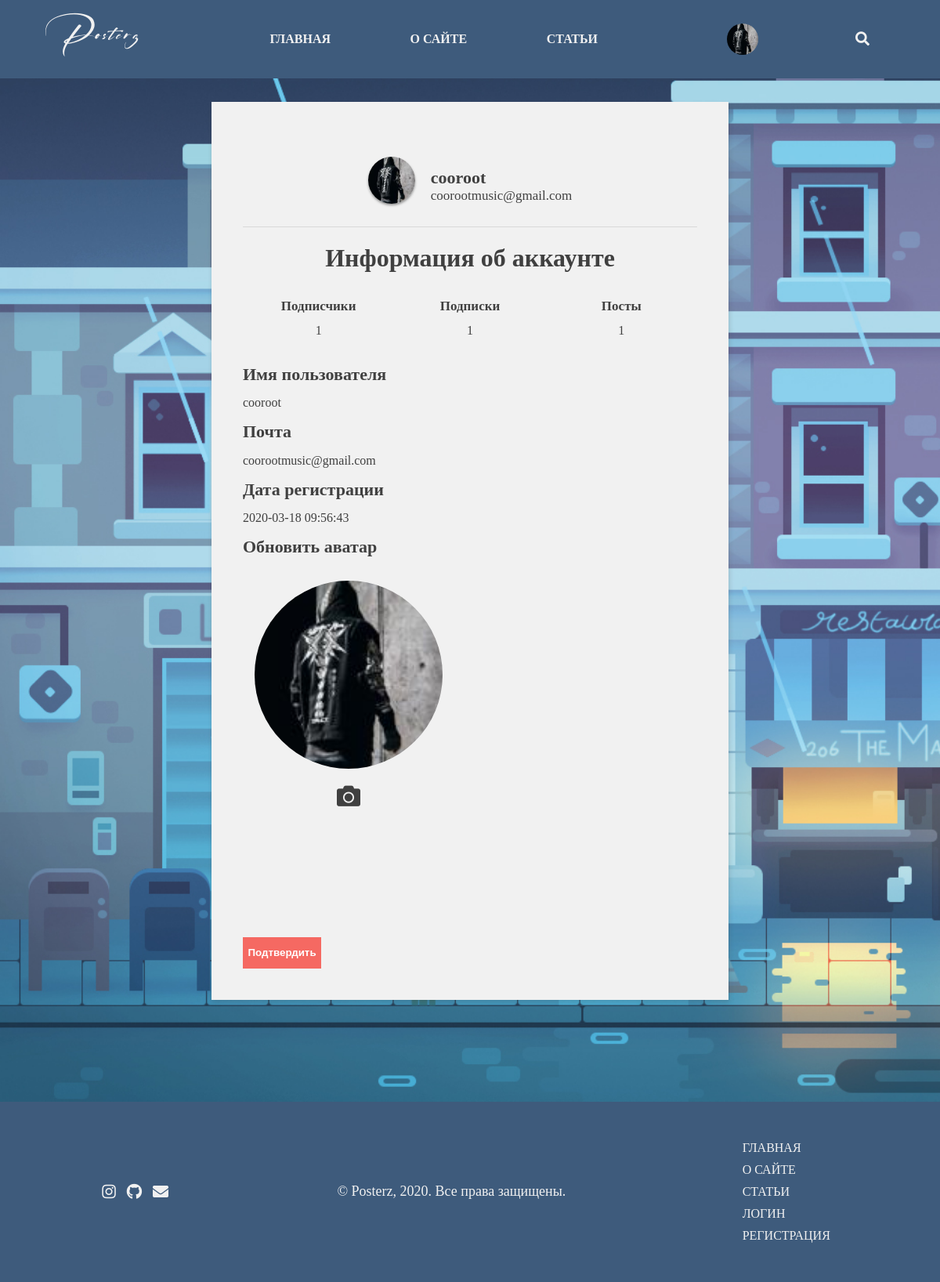
/profile (signed in), run on the app's committed database.
### tables this page shows
CREATE TABLE users (id INTEGER PRIMARY KEY AUTOINCREMENT, first_name VARCHAR (60), last_name VARCHAR (80), username VARCHAR (60) UNIQUE, email VARCHAR (60), password VARCHAR (40), reg_date DATETIME DEFAULT (CURRENT_TIMESTAMP), profile_pic BLOP, active);

### app.py (the view, shortened to what this page needs)
@app.route('/profile', methods=['GET', 'POST'])
@is_logged_in
def profile():
  con = sqlite3.connect('posterz.db')
  con.row_factory = sqlite3.Row
  cur = con.cursor()
  cur.execute("SELECT * FROM users WHERE username = ?", [session['username']])
  user = cur.fetchone()
  cur.execute("SELECT COUNT(*) FROM articles WHERE author = ?", [session['username']])
  posts = cur.fetchone()[0]
  cur.execute("SELECT COUNT(*) FROM followers WHERE user_id = ?", [user['id']])
  followers = cur.fetchone()[0]
  cur.execute("SELECT COUNT(follower_id) FROM followers WHERE follower_id = ?", [user['id']])
  following = cur.fetchone()[0]
  return render_template('profile.html', user=user, posts=posts, followers=followers, following=following)

### app.py (called while the page is built)
def is_logged_in(f):
  @wraps(f)
  def wrap(*args, **kwargs):
    if 'logged_in' in session:
      return f(*args, **kwargs)
    else:
      flash('Вы не авторизованы, пожалуйста авторизуйтесь!')
      return redirect(url_for('login'))
  return wrap

### templates/profile.html (shortened to what this page needs)
{% extends 'layout.html' %}
{% block content %}
    <div id="container">
        <div id="single-article-container">
            <div id="profile-info-container">
                <div id="profile-dropdown-info">
                    <img src="{{url_for('static', filename='profile_pics/')}}/{{session.profile_pic}}">
                    <div>
                    <h1 id="profile-info-header">{{session.username}}</h1>
                    <small>{{session.email}}</small>
                    </div>
                </div>
                <h1 id="header-text">Информация об аккаунте</h1>
                <div id="user-info-container">
                    <div id="user-info">
                        <h1>Подписчики</h1>
                        {{followers}}
                    </div>
                    <div id="user-info">
                        <h1>Подписки</h1>
                        {{following}}
                    </div>
                    <div id="user-info">
                        <h1>Посты</h1>
                        {{posts}}
                    </div>
                </div>
                <div>
                    <h1 id="info-header">Имя пользователя</h1>
                    {{session['username']}}
                    <h1 id="info-header">Почта</h1>
                    {{session['email']}}
                    <h1 id="info-header">Дата регистрации</h1>
                    {{user['reg_date']}}
                    <h1 id="info-header">Обновить аватар</h1>
                    <form method="POST" enctype="multipart/form-data">
                        <div id="profile-pic-container" style="justify-content: left;">
                            <label for="profile-pic" id="profile-pic-label">
                            <div id="profile-img-hover" style="margin-top: 0;"><span>Выбрать фото</span></div>
                            <i class="fas fa-camera" data-toggle="tooltip" data-placement="top" title="Выбрать аватар"></i>
                            </label>
                        </div>
                        <input type="submit" value="Подтвердить" id="submit-button">
                    </form>
                </div>
            </div>
        </div>
    </div>
{% endblock %}

### static/css/style.css (style rules this page uses)
* { box-sizing: border-box; scroll-behavior: smooth; }
body { margin: 0; padding: 0; font-family: San Francisco; display: flex; align-items: center; justify-items: center; flex-direction: column; background-color: #e6e6e6; color: #404040; }
#profile-dropdown-info { display: flex; align-items: center; justify-content: center; padding: 20px; height: 120px; border-bottom: #d9d9d9 solid 1px; }
#profile-dropdown-info img { width: 60px; height: 60px; border-radius: 120px; box-shadow: 0px 2px 3px rgba(60, 60, 60, 0.5); }
#profile-dropdown-info small { font-size: 14px; margin-left: 20px; }
#profile-info-header { font-weight: bold; font-size: 22px; margin-bottom: 0; margin-left: 20px; }
#container { display: flex; width: 100%; min-height: 100vh; justify-content: center; align-self: center; align-items: center; flex-direction: column; padding: 130px 0; background-image: url('../img/bg2.jpg'); background-size: cover; }
#profile-pic-label { display: flex; flex-direction: column; align-content: center; align-items: center; padding: 15px; }
#profile-pic-label span { margin-bottom: 20px; }
#profile-pic-container { width: 100%; min-height: 200px; display: flex; margin-bottom: 60px; }
#profile-img-hover { background-color: #c95651; width: 240px; height: 240px; border-radius: 360px; color: #f1f1f1; font-weight: bold; filter: opacity(0.0); transform: rotateX(360deg); position: absolute; z-index: 1; margin-top: 40px; transition: 0.3s ease-out; display: flex; justify-content: center; align-items: center; }
#profile-pic-container i { font-size: 30px; margin: 20px auto; transition: 0.3s ease-out; }
#profile-info-container { display: flex; flex-direction: column; }
#profile-info-container div form { width: 270px; }
input { color: #404040; outline: none; }
#submit-button { min-width: 100px; height: 40px; color: white; font-weight: bold; border: none; background-color: #f56962; margin-top: 70px; }
#header-text { font-weight: bold; text-align: center; color: #404040; }
small { color: #828282; font-size: 20px; font-weight: 100; text-align: center; }
#article-info h1, small { margin: 0; color: #f1f1f1; }
#single-article-container { background-color: #f1f1f1; box-shadow: 1px 3px 6px rgba(60, 60, 60, 0.2); width: 55%; padding: 40px; display: flex; flex-direction: column; }
#single-article-container small { color: #404040; font-size: 17px; }
#info-header { font-size: 22px; }
#user-info-container { width: 100%; min-height: 80px; display: flex; flex-wrap: wrap; justify-content: space-around; margin: 0 auto; }
#user-info { width: 150px; height: 80px; text-align: center; }
#user-info h1 { font-size: 17px; }

### data on the page
users: username "cooroot", email "coorootmusic@gmail.com", reg_date "2020-03-18 09:56:43"

### other printed values
{{ followers }} "1"
{{ following }} "1"
{{ posts }} "1"
